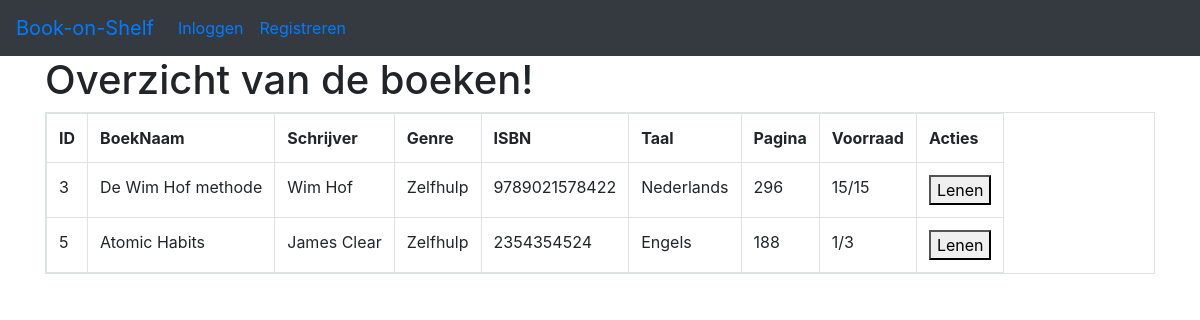
Page /index.php?page=Boekenoverzicht on the committed database.
### tables this page shows
CREATE TABLE `tblBooks` (
  `ID` int NOT NULL AUTO_INCREMENT,
  `BoekNaam` varchar(255) NOT NULL,
  `Schrijver` varchar(50) NOT NULL,
  `Genre` varchar(50) NOT NULL,
  `ISBN` varchar(70) NOT NULL,
  `Taal` varchar(50) NOT NULL,
  `Pagina` int NOT NULL,
  `Voorraad` int DEFAULT NULL,
  PRIMARY KEY (`ID`),
  UNIQUE KEY `tblBooks_ISBN_uindex` (`ISBN`)
);

### Includes/Boekenoverzicht.inc.php (the view, shortened to what this page needs)
<div class="container">
    <div class="page-header">
        <h1>Overzicht van de boeken!</h1>
    </div>
    <?php
    include 'Private/connection.php';
    $sql = 'SELECT tblBooks.ID, BoekNaam, Schrijver, Genre, ISBN, Taal, Pagina, Voorraad, COUNT(b.ID) AS uitgeleend
FROM tblBooks
    LEFT JOIN tblBorrowedBooks b
        ON tblBooks.ID = b.FK_BookID
               AND b.startdate IS NOT NULL
               AND b.enddate IS NULL
GROUP BY ID  ';
    $stmt = $conn->prepare($sql);
    $stmt->execute();
    $num = $stmt->rowCount();
    ?>
    <?php if ($num > 0) { ?>
        <table class='table table-hover table-responsive table-bordered'>
            <tr>
                <th>ID</th>
                <th>BoekNaam</th>
                <th>Schrijver</th>
                <th>Genre</th>
                <th>ISBN</th>
                <th>Taal</th>
                <th>Pagina</th>
                <th>Voorraad</th>
                <th>Acties</th>
            </tr>
            <?php while ($row = $stmt->fetch(PDO::FETCH_ASSOC)) { ?>
                <tr>
                    <td><?= $row['ID'] ?></td>
                    <td><?= $row['BoekNaam'] ?></td>
                    <td><?= $row['Schrijver'] ?></td>
                    <td><?= $row['Genre'] ?></td>
                    <td><?= $row['ISBN'] ?></td>
                    <td><?= $row['Taal'] ?></td>
                    <td><?= $row['Pagina'] ?></td>
                    <td><?= $row['Voorraad'] - $row['uitgeleend']?>/<?= $row['Voorraad'] ?></td>
                    <td>
                        <?php if ($_SESSION['ingelogd'] == 'Beheerder') { ?>
                            <form action="index.php?page=boekwijzigen" method="post">
                                <button type="submit" name="id" value="<?= $row['ID'] ?>" >Wijzigen</button>
                            </form>
                            <form action="PHP/Delete.php" method="post">
                                <button type="submit" name="id" value="<?= $row['ID'] ?>">Verwijderen</button>
                            </form>
                        <?php } else { ?>
                            <form action="PHP/BorrowBooks.php" method="post">
                                <button type="submit"><?= $row['Voorraad'] - $row['uitgeleend'] > 0 ? 'Lenen' : 'Reserveren' ?></button>
                            </form>
                        <?php } ?>
                    </td>
                </tr>
            <?php } ?>
        </table>
    <?php } else { ?>
        <div class='alert alert-danger'>Geen records gevonden.</div>
    <?php } ?>
</div>

### CSS/main.css (style rules this page uses)
html, body { height: 100%; background-color: white; }
h1, p { background-color: #ffffff; }

### rows in the picture
tblbooks: ID "3", BoekNaam "De Wim Hof methode", Schrijver "Wim Hof", Genre "Zelfhulp", ISBN "9789021578422", Taal "Nederlands", Pagina "296", $row['Voorraad']-$row['uitgeleend'] "15", Voorraad "15", shows "Lenen"
tblbooks: ID "5", BoekNaam "Atomic Habits", Schrijver "James Clear", Genre "Zelfhulp", ISBN "2354354524", Taal "Engels", Pagina "188", uitgeleend "1", Voorraad "3", shows "Lenen"

### other values in the picture
$menuItem[1] "Inloggen"
$menuItem[1] "Registreren"
